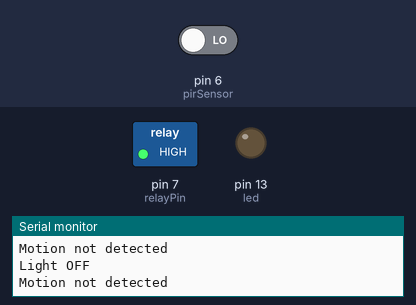
Recording of a sketch running on a simulated Arduino Uno, built with avr-gcc and run on an emulated ATmega328P. Parts: switched loads named in the sketch (green lamp = pin HIGH), output pins drawn as LEDs (lit = HIGH), the last lines printed to the serial monitor. The test bench sets the inputs (shaded band); at power-on: pin 6 (pirSensor) LOW.

Above: at 1.2 s.
1.3 s: pin 6 (pirSensor) driven HIGH
At 1.7 s:
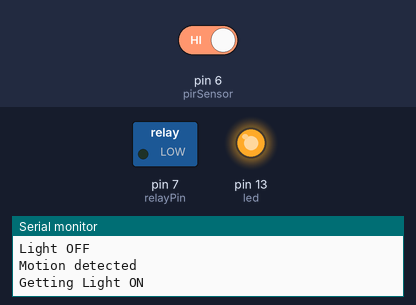
Timing chart, 0 to 4.3 s (numbered marks = the images above; inputs shaded):
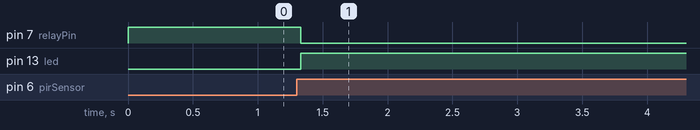

Measured:
- after the input at 1.3 s, pin 7 (relayPin): HIGH → LOW at once; pin 13 (led): LOW → HIGH at once

The sketch:

sourcecode.ino
```cpp
byte pirSensor=6;
byte state=LOW;
byte relayPin=7;  //For handling bulb
byte led=13;

void setup() {
  // put your setup code here, to run once:
  pinMode(pirSensor,INPUT);
  pinMode(relayPin,OUTPUT);
  pinMode(led,OUTPUT);
  Serial.begin(9600);


}

void loop() {

state=digitalRead(pirSensor);    //reading the state of pirSensor

if(state==HIGH)
   {
   digitalWrite(relayPin,0);   // Turns ON Relay and bulb goes on
   digitalWrite(led,1);   // arduino led also glow

   Serial.println("Motion detected\nGetting Light ON");
   delay(5000);                                      // Wait 5 seconds
   }
   else{
   digitalWrite(relayPin,1);          // Turns Relay Off
   digitalWrite(led,0);   // arduino led also glow
   Serial.println("Motion not detected\nLight OFF\n");
   }
}
```
